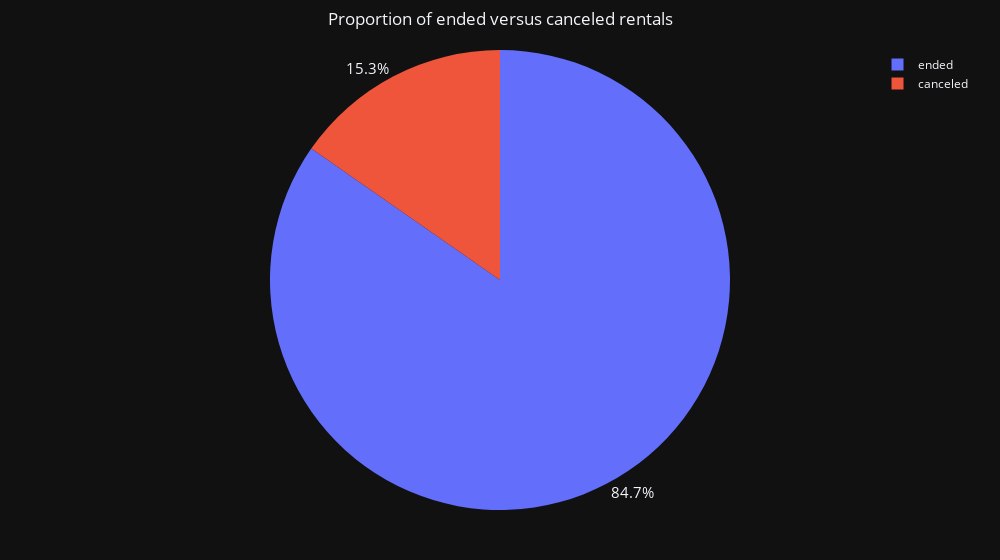

The notebook cell saved with this chart:
### Code cell
# Piechart proporion for state of the cars

data_ratio_state = (data['state'].value_counts(normalize=True)*100).rename_axis('state').reset_index(name='counts')
fig = px.pie(data_ratio_state,
             values='counts',
             names='state', 
             width= 1000,
             title='Proportion of ended versus canceled rentals'
             )
fig.update_traces(textposition = 'outside', textfont_size = 15)             
fig.update_layout(title_x = 0.5, 
                  margin=dict(l=50,r=50,b=50,t=50,pad=4), 
                  template = 'plotly_dark'
                  )    
fig.show()

### Figure 1 — Plotly figure (JSON) as saved in the notebook; plotly's stock layout.template omitted (floating-point values rounded to 4 significant figures)
{"data": [{"domain": {"x": [0, 1], "y": [0, 1]}, "hovertemplate": "state=%{label}<br>counts=%{value}<extra></extra>", "labels": ["ended", "canceled"], "legendgroup": "", "name": "", "showlegend": true, "textfont": {"size": 15}, "textposition": "outside", "type": "pie", "values": [84.68, 15.32]}], "layout": {"legend": {"tracegroupgap": 0}, "margin": {"b": 50, "l": 50, "pad": 4, "r": 50, "t": 50}, "title": {"text": "Proportion of ended versus canceled rentals", "x": 0.5}, "width": 1000}}
